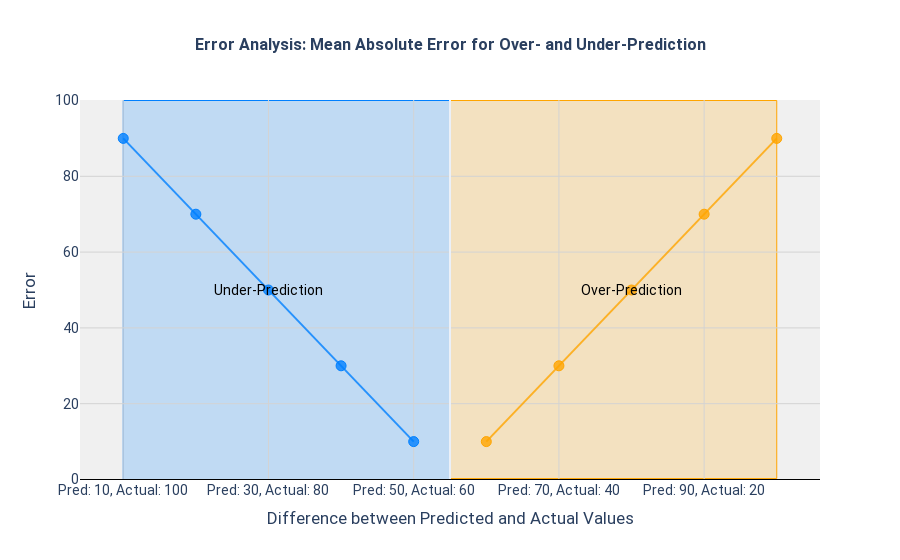

Write notebook code for a chart like this one.
### Code cell
def mean_absolute_error(actual, pred):
    actual, pred = np.array(actual), np.array(pred)
    mae = np.mean(np.abs(actual - pred))
    return mae  # Return the mean absolute error

html_str = plot_error_symmetry(mean_absolute_error)
print(html_str)

### Figure 1 — Plotly figure (JSON) as saved in the notebook; plotly's stock layout.template omitted (floating-point values rounded to 4 significant figures)
{"data": [{"hoverinfo": "text", "marker": {"color": "rgba(255, 165, 0, 0.8)", "line": {"color": "rgba(255, 165, 0, 1)", "width": 1}, "size": 10}, "mode": "lines+markers", "name": "Over-Prediction Error", "text": ["Pred: 10, Actual: 100, Error: nan", "Pred: 20, Actual: 90, Error: nan", "Pred: 30, Actual: 80, Error: nan", "Pred: 40, Actual: 70, Error: nan", "Pred: 50, Actual: 60, Error: nan", "Pred: 60, Actual: 50, Error: 10", "Pred: 70, Actual: 40, Error: 30", "Pred: 80, Actual: 30, Error: 50", "Pred: 90, Actual: 20, Error: 70", "Pred: 100, Actual: 10, Error: 90"], "type": "scatter", "x": [null, null, null, null, null, 10, 30, 50, 70, 90], "y": [null, null, null, null, null, 10, 30, 50, 70, 90]}, {"hoverinfo": "text", "marker": {"color": "rgba(0, 128, 255, 0.8)", "line": {"color": "rgba(0, 128, 255, 1)", "width": 1}, "size": 10}, "mode": "lines+markers", "name": "Under-Prediction Error", "text": ["Pred: 10, Actual: 100, Error: 90", "Pred: 20, Actual: 90, Error: 70", "Pred: 30, Actual: 80, Error: 50", "Pred: 40, Actual: 70, Error: 30", "Pred: 50, Actual: 60, Error: 10", "Pred: 60, Actual: 50, Error: nan", "Pred: 70, Actual: 40, Error: nan", "Pred: 80, Actual: 30, Error: nan", "Pred: 90, Actual: 20, Error: nan", "Pred: 100, Actual: 10, Error: nan"], "type": "scatter", "x": [-90, -70, -50, -30, -10, null, null, null, null, null], "y": [90, 70, 50, 30, 10, null, null, null, null, null]}], "layout": {"annotations": [{"align": "center", "font": {"color": "black", "size": 14}, "showarrow": false, "text": "Under-Prediction", "x": -50, "y": 50}, {"align": "center", "font": {"color": "black", "size": 14}, "showarrow": false, "text": "Over-Prediction", "x": 50, "y": 50}], "font": {"family": "\"Segoe UI\", \"Roboto\", \"Oxygen\", \"Ubuntu\", \"Droid Sans\", \"Helvetica Neue\", sans-serif", "size": 14}, "plot_bgcolor": "rgba(240, 240, 240, 0.95)", "shapes": [{"fillcolor": "rgba(0, 128, 255, 0.2)", "layer": "below", "line": {"color": "rgba(0, 128, 255, 1)", "width": 1}, "type": "rect", "x0": -90, "x1": 0, "y0": 0, "y1": 100}, {"fillcolor": "rgba(255, 165, 0, 0.2)", "layer": "below", "line": {"color": "rgba(255, 165, 0, 1)", "width": 1}, "type": "rect", "x0": 0, "x1": 90, "y0": null, "y1": 100}], "showlegend": false, "title": {"font": {"family": "\"Segoe UI\", \"Roboto\", \"Oxygen\", \"Ubuntu\", \"Droid Sans\", \"Helvetica Neue\", sans-serif", "size": 16, "weight": "bold"}, "text": "Error Analysis: Mean Absolute Error for Over- and Under-Prediction", "x": 0.5}, "xaxis": {"gridcolor": "lightgrey", "tickmode": "array", "ticktext": ["Pred: 10, Actual: 100", "Pred: 30, Actual: 80", "Pred: 50, Actual: 60", "Pred: 70, Actual: 40", "Pred: 90, Actual: 20"], "tickvals": [-90, -50, -10, 30, 70], "title": {"text": "Difference between Predicted and Actual Values"}}, "yaxis": {"gridcolor": "lightgrey", "title": {"text": "Error"}, "zeroline": true, "zerolinecolor": "black", "zerolinewidth": 1}}}
